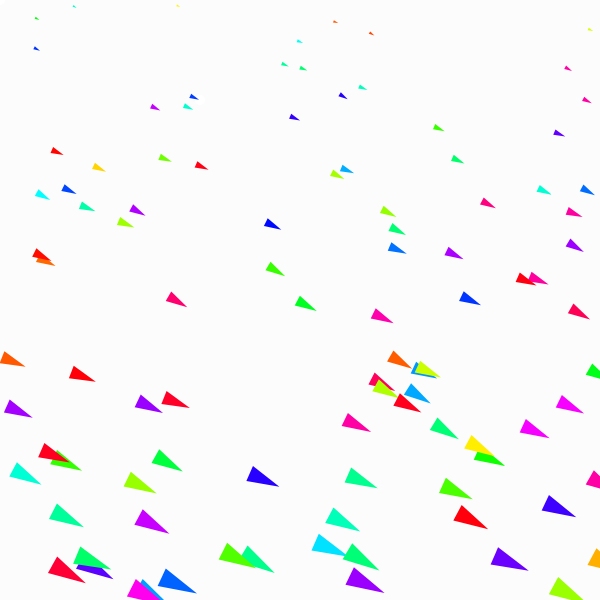
Frame 1 (no input)
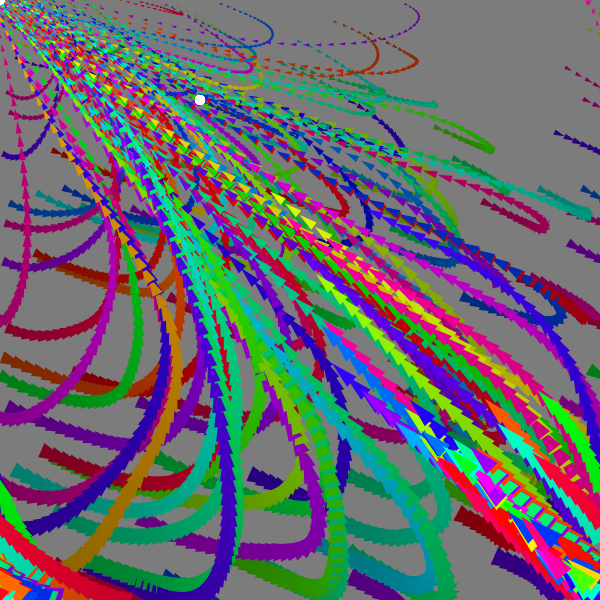
Frame 60 (no input)
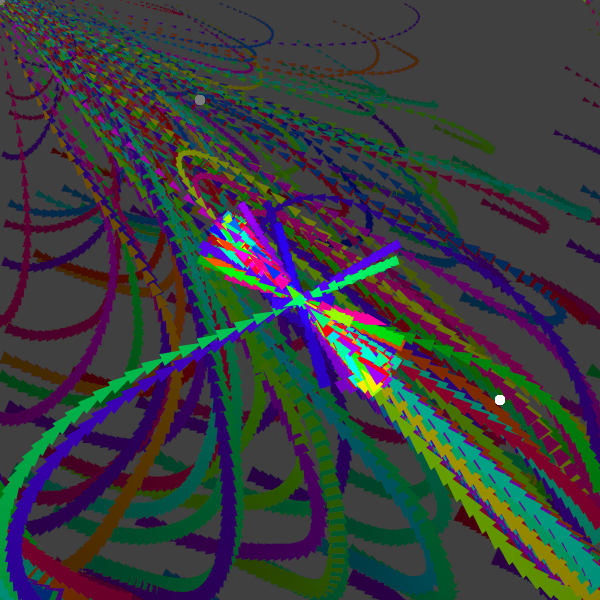
Frame 120 (the mouse pressed at the canvas centre since frame 60)

The p5.js sketch that drew these frames (run headless with seeded random() and noise() and a simulated clock; from frame 60 on, the mouse is pressed at the canvas centre):

// p5.js sketch
// ── sketch.js
let vehicles = [];
let numVehicles = 100;
let target;
let count = 0;
let randomBranch; 


function setup() {
  createCanvas(600, 600);

  colorMode(HSB);
  noStroke();
  
  target = createVector(mouseX, mouseY);
  for(let i = 0; i < numVehicles; i++) {
    vehicles.push(new Vehicle(random(width), random(height), target));
  }

  randomBranch = random(); 
}

function draw() {
  background(0, 0, 0, 0.01);

  target.x = mouseX; 
  target.y = mouseY;

  ellipse(target.x, target.y, 10, 10);
  ellipse(target.x+200, target.y+100, 10, 10);

  for (let vehicle of vehicles) {
    vehicle.update();
    vehicle.show();
    vehicle.seek(target); 
    vehicle.slowMode(); 
    vehicle.wrap();
  }


}


// ── Bubble.js
class Bubble {
    constructor(x, y, target) {
        

        this.pos = createVector(x, y);
        this.vel = createVector(random(-1, 1), random(-1, 1));
        this.acc = createVector(2, 0);

        this.target = target;
        this.maxSpeed = 5;
        this.maxForce = 0.1;

        this.dim = 15 + random(5);

        this.hue = random(360);
        this.saturation = 70;
        this.brightness = 100;

        this.range = 100;

        this.mass = 1;
    }

    addForce(force) {
        let forceWithMass = p5.Vector.div(force, this.mass);
        this.acc.add(forceWithMass);
    }

    seek(t, arrive) {
        // 1. Compute the desired velocity and set it to be maxSpeed
        let desired = p5.Vector.sub(t, this.pos);

        desired.mult(-1);

        let distance = desired.mag();

        // If the caller passed in true, and we are close to the target, scale our
        // speed based on the distance.
        if (arrive && distance < 100) {
            let speed = map(distance, 0, 100, 0, this.maxSpeed);
            desired.setMag(speed);
        } else {
            desired.setMag(this.maxSpeed);
        }

        // 2. Compute the force by seeing the the change is in velocities
        // to move from the current velocity to the desired velocity and limit
        // its magnitude.
        let steer = p5.Vector.sub(desired, this.vel);
        steer.limit(this.maxForce);

        // 3. Apple this "steering" force. 
        this.addForce(steer);
    }

    wrap() {
        this.pos.x = (this.pos.x + width) % width;
        this.pos.y = (this.pos.y + height) % height;
    }

    cohesion() {
        let closeVehicles = [];
        for (let vehicle of vehicles) {
            if (vehicle !== this) {
                if (dist(vehicle.pos.x, vehicle.pos.y, this.pos.x, this.pos.y) < this.range) {
                    closeVehicles.push(vehicle);
                }
            }
        }
        if (closeVehicles.length > 0) {
            let sumPositions = createVector(0, 0);
            for (let vehicle in closeVehicles) {
                sumPositions.add(vehicle.pos);
            }
            sumPositions.div(closeVehicles.length);
            return sumPositions;
        }

        return this.pos;
    }


    update() {
        // What actions is this agent pursuing?
        let cohesionPoint = this.cohesion();
        if (cohesionPoint) {
            this.seek(cohesionPoint);
        }

        // MOVEMENT
        this.vel.add(this.acc); // Apply acceleration (and thus the forces) to vel
        this.vel.limit(this.maxSpeed);
        this.pos.add(this.vel); // Apply velocity to position

        this.wrap();

        this.acc.set(0,0);
    }

    show() {
        push();

        translate(this.pos.x, this.pos.y);

        // fill(0, 0, 10, 0.08);
        // noStroke();
        // ellipse(0, 0, this.range * 2);

        // Heading is the amount of rotation
        let angle = this.vel.heading();
        rotate(angle);

        fill(this.hue, this.saturation, this.brightness, this.dim);

        // Draw an ellipse 
        ellipse(x, y, 20, 20);

        pop();
    }
}
// ── Vehicle.js
class Vehicle {
    constructor(x, y, target) {

        this.pos = createVector(x, y);
        this.vel = createVector(random(-1, 1), random(-1, 1));
        this.acc = createVector(10, 5);

        this.target = target;
        this.maxSpeed = 20;
        this.maxForce = 0.5;

        this.dim = 0 + random(5);

        this.hue = random(360);
        this.saturation = 100;
        this.brightness = 100; 

        this.range = 100;

        this.mass = 1;

        background(0, 0, 100);
    }

    addForce(force) {
        let forceWithMass = p5.Vector.div(force, this.mass);
        this.acc.add(forceWithMass);
    }

    seek(target, arrive) {
       
        let desired = p5.Vector.sub(target, this.pos);


        let distance = desired.mag();

        if (arrive && distance < 50) {
            let speed = map(distance, 0, 100, 0, this.maxSpeed);
            desired.setMag(speed);
        } else {
            desired.setMag(this.maxSpeed);
        }

        let steer = p5.Vector.sub(desired, this.vel);
        steer.limit(this.maxForce);

        this.addForce(steer);
    }

    wrap() {
        this.pos.x = (this.pos.x + width) % width;
        this.pos.y = (this.pos.y + height) % height;
    }

    getCloseVehicles() {
        let closeVehicles = [];
        for (let vehicle of vehicles) {
            if (vehicle !== this) {
                if (dist(vehicle.pos.x, vehicle.pos.y, this.pos.x, this.pos.y) < this.range) {
                    closeVehicles.push(vehicle);
                }
            }
        }
        return closeVehicles;
    }

    cohesion(closeVehicles) {
        if (closeVehicles.length > 0) {
            let sumPositions = createVector(0, 0);
            for (let vehicle of closeVehicles) {
                sumPositions.add(vehicle.pos);
            }
            sumPositions.div(closeVehicles.length);

            let desired = p5.Vector.sub(sumPositions, this.pos);
            desired.setMag(this.maxSpeed);
            let steeringForce = p5.Vector.sub(desired, this.vel);
            steeringForce.limit(this.maxForce);
            return steeringForce;
            
        }

        return createVector(0,0);
    }

    separation(closeVehicles) {
        let sumOfAnglesToVehicles = createVector(0, 0);
        for (let vehicle of closeVehicles) {
            let dirToVehicle = p5.Vector.sub(vehicle.pos, this.pos);
            sumOfAnglesToVehicles.add(dirToVehicle);
        }
        if (closeVehicles.length !== 0) {
            sumOfAnglesToVehicles.div(closeVehicles.length);
        }
        sumOfAnglesToVehicles.setMag(this.maxSpeed);
        sumOfAnglesToVehicles.mult(-1);
        
        
        let steeringForce = p5.Vector.sub(sumOfAnglesToVehicles, this.vel);
        steeringForce.limit(this.maxForce);

        return steeringForce;
    }

    alignment(closeVehicles) {
        let sumOfVelocities = createVector(0, 0);
        for (let vehicle of closeVehicles) {
            sumOfVelocities.add(vehicle.vel);
        }
        if (closeVehicles.length > 0) {
            sumOfVelocities.div(closeVehicles.length);
        }
        sumOfVelocities.setMag(this.maxSpeed);
        
        
        let steeringForce = p5.Vector.sub(sumOfVelocities, this.vel);
        steeringForce.limit(this.maxForce);

        return steeringForce;
    }



    update() {
        if (mouseIsPressed) {
            let mousePos = createVector(mouseX, mouseY);
            this.seek(mousePos);
        } else {
            let closeVehicles = this.getCloseVehicles();
          
            let cohesionForce = this.cohesion(closeVehicles);
            cohesionForce.mult(1);
            this.addForce(cohesionForce);

            let separationForce = this.separation(closeVehicles);
            separationForce.mult(1);
            this.addForce(separationForce);

            let alignmentForce = this.alignment(closeVehicles);
            let n = noise(frameCount * 0.1);
           
            alignmentForce.mult(n);
            this.addForce(alignmentForce);
        }

        this.dim = map(this.pos.y, 0, height, 2, 20)


        
        this.vel.add(this.acc); 
        this.vel.limit(this.maxSpeed);
        this.pos.add(this.vel); 

        this.acc.set(0,0);
    }

    slowMode(){
        if (this.pos.x > height/2){
            this.maxForce=1;
        
        if(this.pos.y > width/2){
            this.maxForce = 1; 

        }

        }



    }

    show() {
        push();

        translate(this.pos.x, this.pos.y);

       
        let angle = this.vel.heading();
        rotate(angle);

        fill(this.hue, this.saturation, this.brightness);

        
        beginShape();
        vertex(this.dim, 0);
        vertex(-this.dim, this.dim/2);
        vertex(-this.dim, -this.dim/2);
        endShape(CLOSE);

        pop();
    }
}
